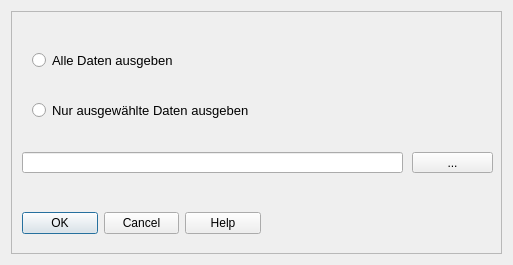
<?xml version="1.0" encoding="UTF-8"?>
<ui version="4.0">
 <class>Dialog</class>
 <widget class="QDialog" name="Dialog">
  <property name="geometry">
   <rect>
    <x>0</x>
    <y>0</y>
    <width>513</width>
    <height>265</height>
   </rect>
  </property>
  <property name="windowTitle">
   <string>Haltungsbericht erstellen</string>
  </property>
  <layout class="QVBoxLayout" name="verticalLayout">
   <item>
    <widget class="QScrollArea" name="scrollArea">
     <property name="widgetResizable">
      <bool>true</bool>
     </property>
     <widget class="QWidget" name="scrollAreaWidgetContents">
      <property name="geometry">
       <rect>
        <x>0</x>
        <y>0</y>
        <width>489</width>
        <height>241</height>
       </rect>
      </property>
      <widget class="QRadioButton" name="radioButton_2">
       <property name="geometry">
        <rect>
         <x>20</x>
         <y>90</y>
         <width>431</width>
         <height>16</height>
        </rect>
       </property>
       <property name="font">
        <font>
         <pointsize>10</pointsize>
        </font>
       </property>
       <property name="text">
        <string>Nur ausgewählte Daten ausgeben</string>
       </property>
      </widget>
      <widget class="QRadioButton" name="radioButton">
       <property name="geometry">
        <rect>
         <x>20</x>
         <y>40</y>
         <width>261</width>
         <height>16</height>
        </rect>
       </property>
       <property name="font">
        <font>
         <pointsize>10</pointsize>
        </font>
       </property>
       <property name="text">
        <string>Alle Daten ausgeben</string>
       </property>
      </widget>
      <widget class="QDialogButtonBox" name="buttonBox">
       <property name="geometry">
        <rect>
         <x>10</x>
         <y>200</y>
         <width>239</width>
         <height>23</height>
        </rect>
       </property>
       <property name="orientation">
        <enum>Qt::Horizontal</enum>
       </property>
       <property name="standardButtons">
        <set>QDialogButtonBox::Cancel|QDialogButtonBox::Help|QDialogButtonBox::Ok</set>
       </property>
      </widget>
      <widget class="QLineEdit" name="lineEdit">
       <property name="geometry">
        <rect>
         <x>10</x>
         <y>140</y>
         <width>381</width>
         <height>21</height>
        </rect>
       </property>
      </widget>
      <widget class="QPushButton" name="pushButton">
       <property name="geometry">
        <rect>
         <x>400</x>
         <y>140</y>
         <width>81</width>
         <height>21</height>
        </rect>
       </property>
       <property name="text">
        <string>...</string>
       </property>
      </widget>
     </widget>
    </widget>
   </item>
  </layout>
 </widget>
 <resources/>
 <connections>
  <connection>
   <sender>buttonBox</sender>
   <signal>accepted()</signal>
   <receiver>Dialog</receiver>
   <slot>accept()</slot>
   <hints>
    <hint type="sourcelabel">
     <x>248</x>
     <y>254</y>
    </hint>
    <hint type="destinationlabel">
     <x>157</x>
     <y>274</y>
    </hint>
   </hints>
  </connection>
  <connection>
   <sender>buttonBox</sender>
   <signal>rejected()</signal>
   <receiver>Dialog</receiver>
   <slot>reject()</slot>
   <hints>
    <hint type="sourcelabel">
     <x>316</x>
     <y>260</y>
    </hint>
    <hint type="destinationlabel">
     <x>286</x>
     <y>274</y>
    </hint>
   </hints>
  </connection>
 </connections>
</ui>
